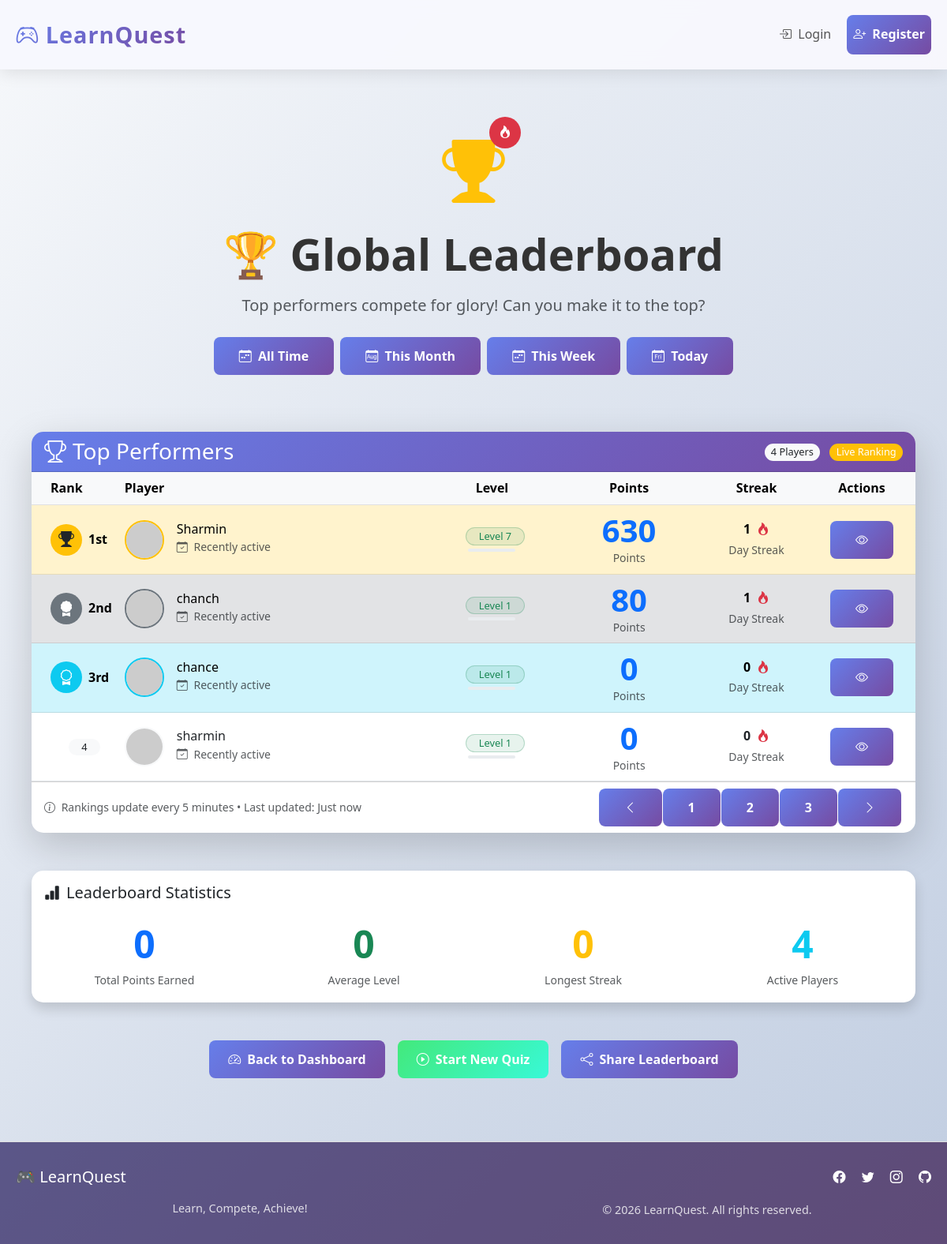
The page /leaderboard on the database as committed earlier.
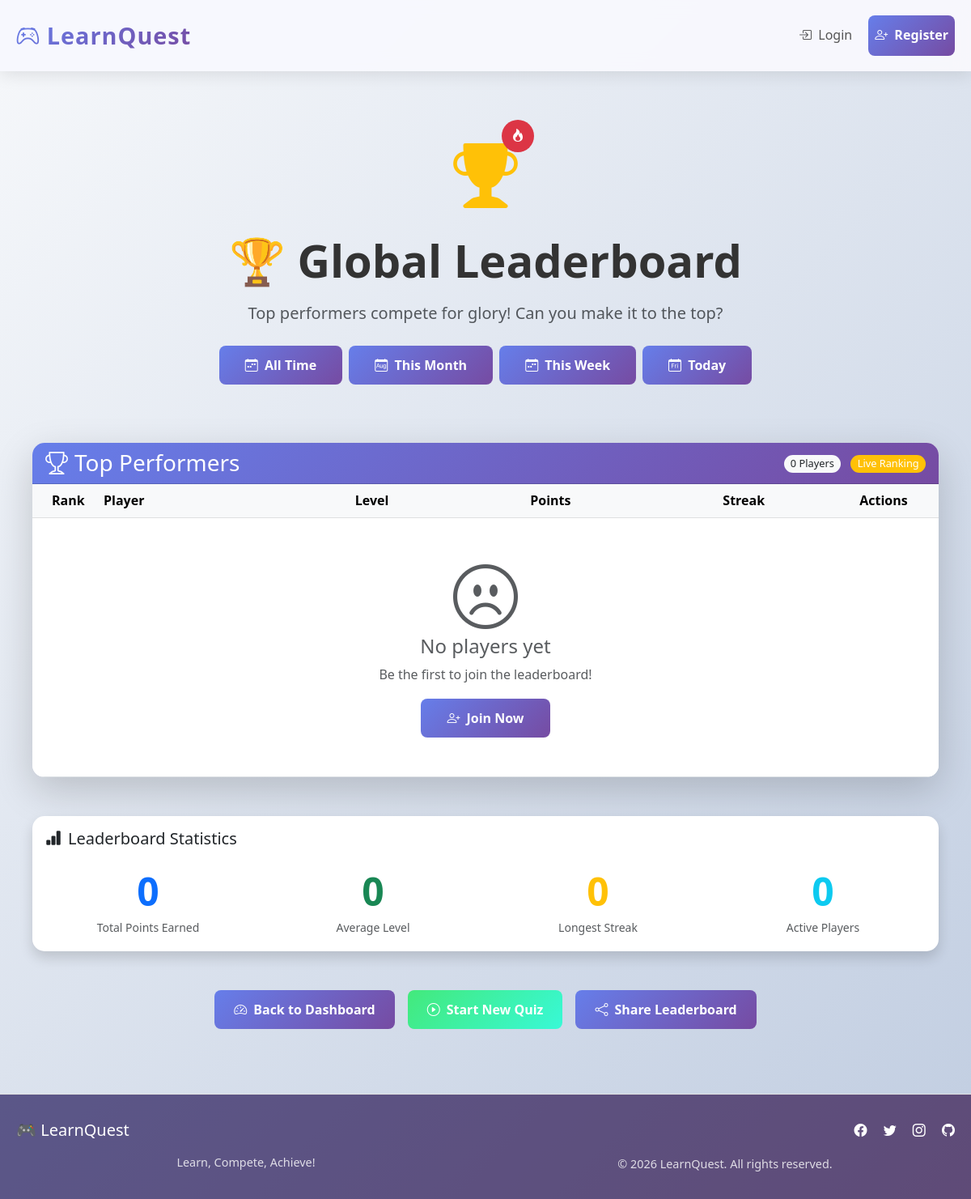
The same page on the database as committed later.
### tables this page shows
CREATE TABLE users (
        id INTEGER PRIMARY KEY AUTOINCREMENT,
        username TEXT UNIQUE NOT NULL,
        password TEXT NOT NULL,
        points INTEGER DEFAULT 0,
        level INTEGER DEFAULT 1,
        badges TEXT DEFAULT '',
        streak INTEGER DEFAULT 0,
        last_quiz_date TEXT,
        total_quizzes INTEGER DEFAULT 0,
        best_streak INTEGER DEFAULT 0,
        avatar TEXT DEFAULT '🎓',
        created_at TIMESTAMP DEFAULT CURRENT_TIMESTAMP
    );

### app.py (the view)
@app.route('/leaderboard')
def leaderboard():
    conn = get_db()
    users = conn.execute('SELECT username, points, level, badges, streak, avatar FROM users ORDER BY points DESC LIMIT 10').fetchall()
    conn.close()
    return render_template('leaderboard.html', users=users)

### app.py (called while the page is built)
def get_db():
    conn = sqlite3.connect('quiz_platform.db')
    conn.row_factory = sqlite3.Row
    return conn

### templates/leaderboard.html (shortened to what the changed rows need)
{% extends "base.html" %}
{% block content %}
<div class="container py-5">
    <div class="row mb-5">
        <div class="col-12">
            <div class="text-center">
                <h1 class="display-4 fw-bold mb-3">🏆 Global Leaderboard</h1>
            </div>
        </div>
    </div>
    <div class="row mb-5">
        <div class="col-12">
            <div class="card border-0 shadow-lg animate-fade-in-up">
                <div class="card-header bg-gradient-primary text-white">
                    <div class="row align-items-center">
                        <div class="col-md-6 text-md-end">
                            <span class="badge bg-light text-dark">{{ users|length }} Players</span>
                            <span class="badge bg-warning ms-2">Live Ranking</span>
                        </div>
                    </div>
                </div>
                <div class="card-body p-0">
                    <div class="table-responsive">
                        <table class="table table-hover align-middle mb-0">
                            <thead class="table-light">
                                <tr>
                                    <th class="ps-4" style="width: 80px;">Rank</th>
                                    <th>Player</th>
                                    <th class="text-center">Level</th>
                                    <th class="text-center">Points</th>
                                    <th class="text-center">Streak</th>
                                    <th class="pe-4 text-center" style="width: 120px;">Actions</th>
                                </tr>
                            </thead>
                            <tbody>
                                {% if users %}
                                    {% for user in users %}
                                    <tr class="{% if loop.index <= 3 %}table-{{ ['warning', 'secondary', 'info'][loop.index-1] }}{% endif %} {% if user.username == session.username %}table-primary{% endif %}">
                                        <td class="ps-4">
                                            <div class="position-relative">
                                                {% if loop.index == 1 %}
                                                    <div class="position-absolute top-50 start-0 translate-middle-y">
                                                        <div class="bg-warning text-dark rounded-circle d-flex align-items-center justify-content-center"
                                                             style="width: 40px; height: 40px;">
                                                            <i class="bi bi-trophy-fill fs-5"></i>
                                                        </div>
                                                    </div>
                                                    <span class="ms-5 fw-bold">1st</span>
                                                {% elif loop.index == 2 %}
                                                    <div class="position-absolute top-50 start-0 translate-middle-y">
                                                        <div class="bg-secondary text-white rounded-circle d-flex align-items-center justify-content-center"
                                                             style="width: 40px; height: 40px;">
                                                            <i class="bi bi-award-fill fs-5"></i>
                                                        </div>
                                                    </div>
                                                    <span class="ms-5 fw-bold">2nd</span>
                                                {% elif loop.index == 3 %}
                                                    <div class="position-absolute top-50 start-0 translate-middle-y">
                                                        <div class="bg-info text-white rounded-circle d-flex align-items-center justify-content-center"
                                                             style="width: 40px; height: 40px;">
                                                            <i class="bi bi-award fs-5"></i>
                                                        </div>
                                                    </div>
                                                    <span class="ms-5 fw-bold">3rd</span>
                                                {% else %}
                                                    <div class="text-center">
                                                        <span class="badge bg-light text-dark rounded-pill" style="width: 40px;">{{ loop.index }}</span>
                                                    </div>
                                                {% endif %}
                                            </div>
                                        </td>
                                        <td>
                                            <div class="d-flex align-items-center">
                                                <div class="position-relative me-3">
                                                    {% if user.avatar %}
                                                        <img src="{{ url_for('static', filename='avatars/' + user.avatar) }}"
                                                             alt="{{ user.username }}'s avatar"
                                                             class="rounded-circle border border-2 {% if loop.index == 1 %}border-warning{% elif loop.index == 2 %}border-secondary{% elif loop.index == 3 %}border-info{% else %}border-light{% endif %}"
                                                             style="width: 50px; height: 50px; object-fit: cover;"
                                                             onerror="this.src='https://ui-avatars.com/api/?name={{ user.username }}&background=667eea&color=fff&size=50'">
                                                    {% endif %}
                                                </div>
                                                <div>
                                                    <h6 class="mb-0">{{ user.username }}</h6>
                                                    <small class="text-muted">
                                                        <i class="bi bi-calendar-check me-1"></i>
                                                        {{ user.last_active if user.last_active else 'Recently active' }}
                                                    </small>
                                                </div>
                                            </div>
                                        </td>
                                        <td class="text-center">
                                            <div class="d-flex flex-column align-items-center">
                                                <span class="badge bg-success bg-opacity-10 text-success border border-success border-opacity-25 rounded-pill px-3 py-1 mb-1">
                                                    Level {{ user.level }}
                                                </span>
                                                <div class="progress" style="width: 60px; height: 4px;">
                                                </div>
                                            </div>
                                        </td>
                                        <td class="text-center">
                                            <span class="display-6 fw-bold text-primary">{{ user.points }}</span>
                                            <div class="small text-muted">Points</div>
                                        </td>
                                        <td class="text-center">
                                            <div class="d-flex align-items-center justify-content-center">
                                                <span class="fw-bold me-2">{{ user.streak }}</span>
                                                <i class="bi bi-fire text-danger"></i>
                                            </div>
                                            <small class="text-muted">Day Streak</small>
                                        </td>
                                        <td class="pe-4 text-center">
                                            <div class="btn-group" role="group">
                                                <button type="button" class="btn btn-outline-primary btn-sm"
                                                        data-bs-toggle="tooltip"
                                                        title="View Profile">
                                                    <i class="bi bi-eye"></i>
                                                </button>
                                            </div>
                                        </td>
                                    </tr>
                                    {% endfor %}
                                {% else %}
                                    <tr>
                                        <td colspan="6" class="text-center py-5">
                                            <i class="bi bi-emoji-frown display-1 text-muted mb-3"></i>
                                            <h4 class="text-muted">No players yet</h4>
                                            <p class="text-muted">Be the first to join the leaderboard!</p>
                                            <a href="{{ url_for('register') }}" class="btn btn-primary">
                                                <i class="bi bi-person-plus me-2"></i>Join Now
                                            </a>
                                        </td>
                                    </tr>
                                {% endif %}
                            </tbody>
                        </table>
                    </div>
                </div>
                {% if users %}
                <div class="card-footer bg-transparent">
                    <div class="row align-items-center">
                        <div class="col-md-6">
                            <small class="text-muted">
                                <i class="bi bi-info-circle me-1"></i>
                                Rankings update every 5 minutes • Last updated: Just now
                            </small>
                        </div>
                        <div class="col-md-6 text-md-end">
                            <div class="btn-group" role="group">
                                <button class="btn btn-outline-secondary btn-sm">
                                    <i class="bi bi-chevron-left"></i>
                                </button>
                                <button class="btn btn-outline-secondary btn-sm active">1</button>
                                <button class="btn btn-outline-secondary btn-sm">2</button>
                                <button class="btn btn-outline-secondary btn-sm">3</button>
                                <button class="btn btn-outline-secondary btn-sm">
                                    <i class="bi bi-chevron-right"></i>
                                </button>
                            </div>
                        </div>
                    </div>
                </div>
                {% endif %}
            </div>
        </div>
    </div>
    <div class="row mb-5">
        <div class="col-12">
            <div class="card border-0 shadow">
                <div class="card-body">
                    <div class="row g-4">
                        <div class="col-md-3 col-6">
                            <div class="text-center">
                                <div class="display-5 fw-bold text-info mb-1">
                                    {{ users|length if users is defined else 0 }}
                                </div>
                                <small class="text-muted">Active Players</small>
                            </div>
                        </div>
                    </div>
                </div>
            </div>
        </div>
    </div>
</div>
{% endblock %}

Rows that differ between the two databases and show on the page:
removed users: shows "1st", username "Sharmin", last_active "Recently active", level "7", points "630", streak "1"
removed users: shows "2nd", username "chanch", last_active "Recently active", level "1", points "80", streak "1"
removed users: shows "3rd", username "chance", last_active "Recently active", level "1", points "0", streak "0"
removed users: username "sharmin", last_active "Recently active", level "1", points "0", streak "0"
Other text that changed with them:
{{ users|length }}: "4" → "0"
{{ users|length if users is defined else 0 }}: "4" → "0"
text no longer shown: "Rankings update every 5 minutes • Last updated: Just now 1 2 3"
text now shown: "No players yet Be the first to join the leaderboard! Join Now"
